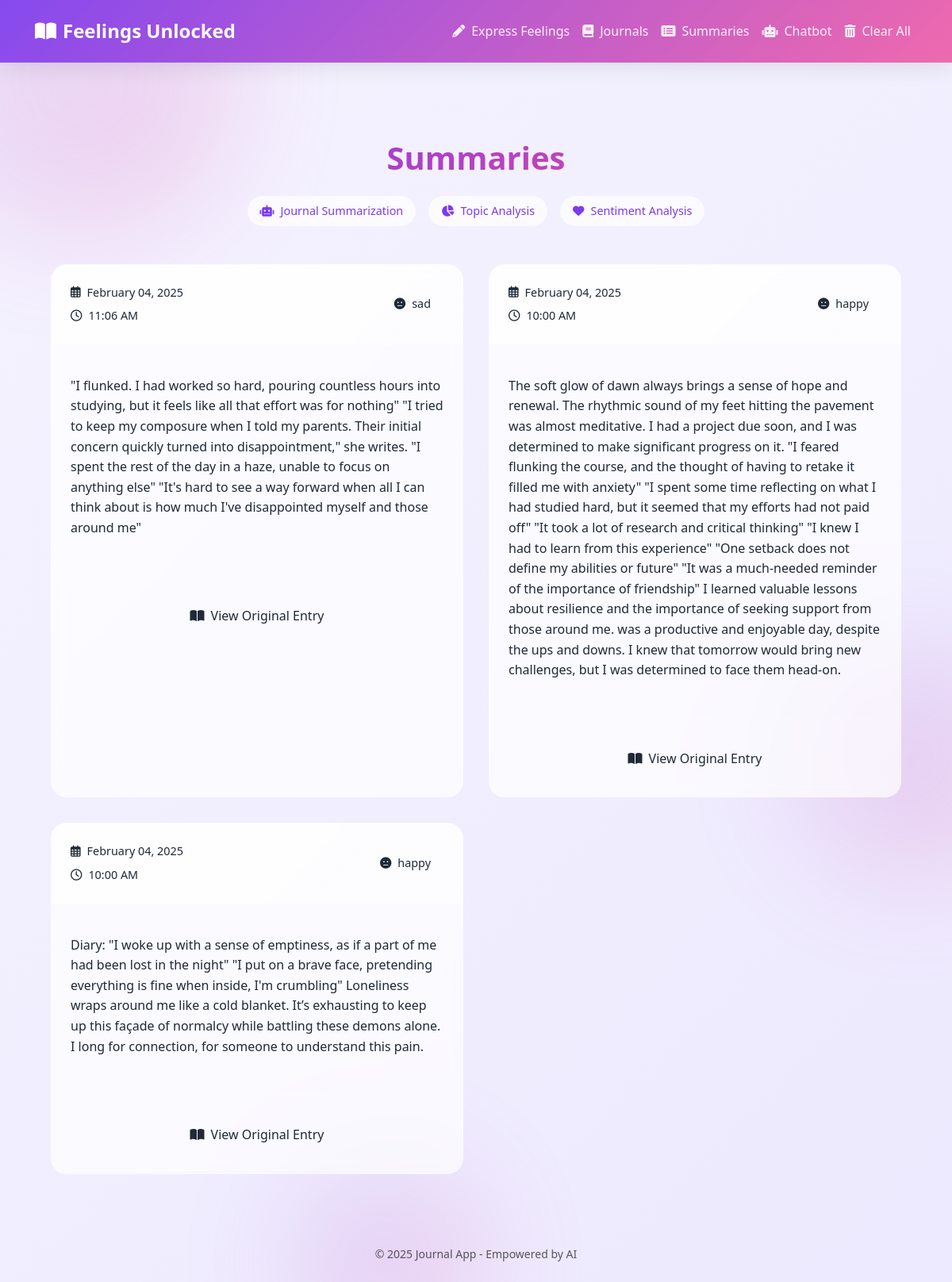
/summaries, run on the app's committed database.
### app.py (models this page shows, shortened)
class JournalEntry(db.Model):
    id = db.Column(db.Integer, primary_key=True)
    content = db.Column(db.Text, nullable=False)
    summary = db.Column(db.Text, nullable=True)
    sentiment = db.Column(db.Text, nullable=True)
    date_created = db.Column(db.DateTime, default=lambda: datetime.now(pytz.timezone('Asia/Kolkata')))  # Use a lambda function

### app.py (the view)
@app.route('/summaries')
def summaries():
    entries = JournalEntry.query.order_by(JournalEntry.date_created.desc()).all()
    return render_template('summaries.html', entries=entries)

### templates/summaries.html (shortened to what this page needs)
{% extends 'base.html' %}
{% block content %}
<div class="summaries-container fade-in">
    <div class="page-header">
        <h1 class="gradient-text">Summaries</h1>
        <div class="ai-features">
            <div class="feature-badge">
                <i class="fas fa-robot"></i>
                <span>Journal Summarization</span>
            </div>
            <div class="feature-badge">
                <i class="fas fa-chart-pie"></i>
                <span>Topic Analysis</span>
            </div>
            <div class="feature-badge">
                <i class="fas fa-heart"></i>
                <span>Sentiment Analysis</span>
            </div>
        </div>
    </div>
    <div class="summaries-grid">
        {% for entry in entries %}
        <div class="summary-card">
            <div class="card-header">
                <div class="header-left">
                    <div class="date">
                        <i class="far fa-calendar-alt"></i>
                        {{ entry.date_created.strftime('%B %d, %Y') }}
                    </div>
                    <div class="time">
                        <i class="far fa-clock"></i>
                        {{ entry.date_created.strftime('%I:%M %p') }}
                    </div>
                </div>
                <div class="sentiment-pill {{ entry.sentiment.lower() }}">
                    {% if entry.sentiment.lower() == 'positive' %}
                        <i class="fas fa-smile"></i>
                    {% elif entry.sentiment.lower() == 'negative' %}
                        <i class="fas fa-frown"></i>
                    {% else %}
                        <i class="fas fa-meh"></i>
                    {% endif %}
                    {{ entry.sentiment }}
                </div>
            </div>
            <div class="card-body">
                <div class="ai-summary">
                    <p class="summary-text">{{ entry.summary }}</p>
                </div>
            </div>
            <div class="card-footer">
                <button class="view-full-btn" onclick="toggleOriginal(this)">
                    <i class="fas fa-book-open"></i>
                    View Original Entry
                </button>
            </div>
        </div>
        {% endfor %}
    </div>
</div>
{% endblock %}

### templates/base.html (style rules this page uses)
:root { --primary: #7C3AED; --primary-dark: #6D28D9; --primary-light: #A78BFA; --secondary: #EC4899; --background: #F5F3FF; --surface: #ffffff; --text: #1F2937; --glass: rgba(255, 255, 255, 0.7); --glass-gradient: linear-gradient( 135deg, rgba(255, 255, 255, 0.8), rgba(255, 255, 255, 0.4) ); --nav-glass: linear-gradient( 135deg, rgba(124, 58, 237, 0.9), rgba(236, 72, 153, 0.8) ); }
body { background: linear-gradient(135deg, #F5F3FF 0%, #EDE9FE 100%); color: var(--text); font-family: 'Segoe UI', system-ui, -apple-system, sans-serif; min-height: 100vh; display: flex; flex-direction: column; position: relative; overflow-x: hidden; }
.card-header { background: var(--glass-gradient); border-bottom: 1px solid rgba(255, 255, 255, 0.2); padding: 1.5rem; }

### templates/summaries.html (style rules this page uses)
.summaries-container { max-width: 1200px; margin: 0 auto; padding: 2rem; }
.page-header { text-align: center; margin-bottom: 3rem; }
.gradient-text { font-size: 2.5rem; font-weight: bold; background: linear-gradient(135deg, var(--primary), var(--secondary)); -webkit-background-clip: text; -webkit-text-fill-color: transparent; margin-bottom: 1.5rem; }
.ai-features { display: flex; gap: 1rem; justify-content: center; flex-wrap: wrap; }
.feature-badge { background: var(--glass); backdrop-filter: blur(10px); padding: 0.5rem 1rem; border-radius: 20px; display: flex; align-items: center; gap: 0.5rem; font-size: 0.9rem; color: var(--primary); animation: fadeIn 0.5s ease-out forwards; }
.summaries-grid { display: grid; grid-template-columns: repeat(auto-fit, minmax(350px, 1fr)); gap: 2rem; }
.summary-card { background: var(--glass); backdrop-filter: blur(10px); border-radius: 20px; overflow: hidden; border: 1px solid rgba(255, 255, 255, 0.2); transition: all 0.3s ease; }
.card-header { background: var(--glass-gradient); padding: 1.5rem; display: flex; justify-content: space-between; align-items: center; border-bottom: 1px solid rgba(255, 255, 255, 0.2); }
.header-left { display: flex; flex-direction: column; gap: 0.5rem; }
.date, .time { display: flex; align-items: center; gap: 0.5rem; font-size: 0.9rem; color: var(--text); }
.sentiment-pill { padding: 0.5rem 1rem; border-radius: 20px; display: flex; align-items: center; gap: 0.5rem; font-size: 0.9rem; }
.card-body { padding: 1.5rem; }
.ai-summary { margin-bottom: 1.5rem; }
.summary-text { line-height: 1.6; color: var(--text); }
.card-footer { padding: 1.5rem; border-top: 1px solid rgba(255, 255, 255, 0.2); }
.view-full-btn { width: 100%; padding: 0.8rem; border: none; border-radius: 10px; background: transparent; color: var(--text); display: flex; align-items: center; justify-content: center; gap: 0.5rem; transition: all 0.3s ease; cursor: pointer; }

### data on the page
JournalEntry: date_created "February 04, 2025", date_created "11:06 AM", sentiment "sad", summary "\"I flunked. I had worked so hard, pouring countless hours into studying, but it feels like all that effort was for nothing\" \"I tried to keep my composure when I told my parents. Their initial concern quickly turned into disappointment,\" she writes. \"I spent the rest of the day in a haze, unable to focus on anything else\" \"It's hard to see a way forward when all I can think about is how much I've disappointed myself and those around me\""
JournalEntry: date_created "February 04, 2025", date_created "10:00 AM", sentiment "happy", summary "The soft glow of dawn always brings a sense of hope and renewal. The rhythmic sound of my feet hitting the pavement was almost meditative. I had a project due soon, and I was determined to make significant progress on it. \"I feared flunking the course, and the thought of having to retake it filled me with anxiety\" \"I spent some time reflecting on what I had studied hard, but it seemed that my efforts had not paid off\" \"It took a lot of research and critical thinking\" \"I knew I had to learn from this experience\" \"One setback does not define my abilities or future\" \"It was a much-needed reminder of the importance of friendship\" I learned valuable lessons about resilience and the importance of…"
JournalEntry: date_created "February 04, 2025", date_created "10:00 AM", sentiment "happy", summary "Diary: \"I woke up with a sense of emptiness, as if a part of me had been lost in the night\" \"I put on a brave face, pretending everything is fine when inside, I'm crumbling\" Loneliness wraps around me like a cold blanket. It’s exhausting to keep up this façade of normalcy while battling these demons alone. I long for connection, for someone to understand this pain."
